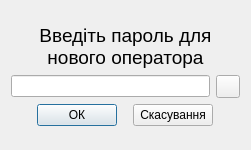
<?xml version="1.0" encoding="UTF-8"?>
<ui version="4.0">
 <class>PasswordCreator</class>
 <widget class="QDialog" name="PasswordCreator">
  <property name="geometry">
   <rect>
    <x>0</x>
    <y>0</y>
    <width>250</width>
    <height>150</height>
   </rect>
  </property>
  <property name="windowTitle">
   <string>Dialog</string>
  </property>
  <layout class="QGridLayout" name="gridLayout">
   <item row="0" column="0" colspan="2">
    <spacer name="verticalSpacer_3">
     <property name="orientation">
      <enum>Qt::Vertical</enum>
     </property>
     <property name="sizeHint" stdset="0">
      <size>
       <width>228</width>
       <height>54</height>
      </size>
     </property>
    </spacer>
   </item>
   <item row="1" column="0" colspan="2">
    <widget class="QLabel" name="lEnterPassword">
     <property name="font">
      <font>
       <pointsize>14</pointsize>
      </font>
     </property>
     <property name="text">
      <string>Введіть пароль для нового оператора</string>
     </property>
     <property name="alignment">
      <set>Qt::AlignCenter</set>
     </property>
     <property name="wordWrap">
      <bool>true</bool>
     </property>
    </widget>
   </item>
   <item row="2" column="0" colspan="2">
    <spacer name="verticalSpacer">
     <property name="orientation">
      <enum>Qt::Vertical</enum>
     </property>
     <property name="sizeType">
      <enum>QSizePolicy::Expanding</enum>
     </property>
     <property name="sizeHint" stdset="0">
      <size>
       <width>208</width>
       <height>12</height>
      </size>
     </property>
    </spacer>
   </item>
   <item row="3" column="0">
    <widget class="QLineEdit" name="lePassword"/>
   </item>
   <item row="3" column="1">
    <widget class="QToolButton" name="tbShowHidePassword">
     <property name="autoFillBackground">
      <bool>false</bool>
     </property>
     <property name="text">
      <string/>
     </property>
     <property name="icon">
      <iconset resource="resources.qrc">
       <normaloff>:/images/employee-creator/eye-normal-off.png</normaloff>
       <normalon>:/images/employee-creator/eye-normal-on.png</normalon>:/images/employee-creator/eye-normal-off.png</iconset>
     </property>
     <property name="checkable">
      <bool>true</bool>
     </property>
     <property name="checked">
      <bool>false</bool>
     </property>
    </widget>
   </item>
   <item row="5" column="0" colspan="2">
    <layout class="QHBoxLayout" name="horizontalLayout">
     <item>
      <spacer name="horizontalSpacer_2">
       <property name="orientation">
        <enum>Qt::Horizontal</enum>
       </property>
       <property name="sizeHint" stdset="0">
        <size>
         <width>40</width>
         <height>20</height>
        </size>
       </property>
      </spacer>
     </item>
     <item>
      <widget class="QPushButton" name="pbOK">
       <property name="text">
        <string>ОК</string>
       </property>
       <property name="default">
        <bool>true</bool>
       </property>
      </widget>
     </item>
     <item>
      <spacer name="horizontalSpacer">
       <property name="orientation">
        <enum>Qt::Horizontal</enum>
       </property>
       <property name="sizeType">
        <enum>QSizePolicy::Fixed</enum>
       </property>
       <property name="sizeHint" stdset="0">
        <size>
         <width>10</width>
         <height>20</height>
        </size>
       </property>
      </spacer>
     </item>
     <item>
      <widget class="QPushButton" name="pbCancel">
       <property name="text">
        <string>Скасування</string>
       </property>
      </widget>
     </item>
     <item>
      <spacer name="horizontalSpacer_3">
       <property name="orientation">
        <enum>Qt::Horizontal</enum>
       </property>
       <property name="sizeHint" stdset="0">
        <size>
         <width>40</width>
         <height>20</height>
        </size>
       </property>
      </spacer>
     </item>
    </layout>
   </item>
   <item row="6" column="0" colspan="2">
    <spacer name="verticalSpacer_4">
     <property name="orientation">
      <enum>Qt::Vertical</enum>
     </property>
     <property name="sizeHint" stdset="0">
      <size>
       <width>229</width>
       <height>53</height>
      </size>
     </property>
    </spacer>
   </item>
   <item row="4" column="0" colspan="2">
    <spacer name="verticalSpacer_2">
     <property name="orientation">
      <enum>Qt::Vertical</enum>
     </property>
     <property name="sizeHint" stdset="0">
      <size>
       <width>229</width>
       <height>39</height>
      </size>
     </property>
    </spacer>
   </item>
  </layout>
 </widget>
 <resources>
  <include location="resources.qrc"/>
 </resources>
 <connections/>
</ui>
